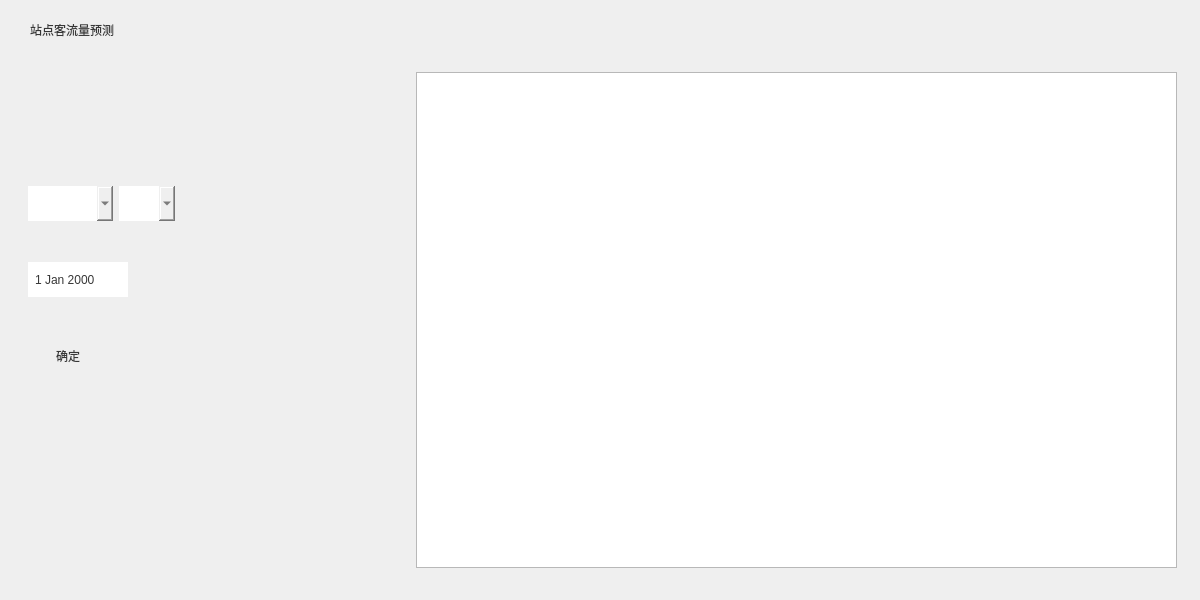
<?xml version="1.0" encoding="UTF-8"?>
<ui version="4.0">
 <class>card3</class>
 <widget class="QWidget" name="card3">
  <property name="geometry">
   <rect>
    <x>0</x>
    <y>0</y>
    <width>1200</width>
    <height>600</height>
   </rect>
  </property>
  <property name="windowTitle">
   <string>Form</string>
  </property>
  <property name="styleSheet">
   <string notr="true">#card3{
border-image: none;
}</string>
  </property>
  <layout class="QHBoxLayout" name="horizontalLayout">
   <property name="spacing">
    <number>0</number>
   </property>
   <property name="leftMargin">
    <number>0</number>
   </property>
   <property name="topMargin">
    <number>0</number>
   </property>
   <property name="rightMargin">
    <number>0</number>
   </property>
   <property name="bottomMargin">
    <number>0</number>
   </property>
   <item>
    <widget class="QWidget" name="main" native="true">
     <property name="styleSheet">
      <string notr="true">#main{
border-image: url(:/images/sideBar/black0.png) 0 0 0 0 stretch stretch;
border-radius: 12px;
}</string>
     </property>
     <layout class="QVBoxLayout" name="verticalLayout">
      <property name="spacing">
       <number>10</number>
      </property>
      <property name="leftMargin">
       <number>0</number>
      </property>
      <property name="topMargin">
       <number>10</number>
      </property>
      <property name="rightMargin">
       <number>0</number>
      </property>
      <property name="bottomMargin">
       <number>0</number>
      </property>
      <item>
       <widget class="QWidget" name="bar" native="true">
        <property name="minimumSize">
         <size>
          <width>0</width>
          <height>40</height>
         </size>
        </property>
        <property name="maximumSize">
         <size>
          <width>16777215</width>
          <height>40</height>
         </size>
        </property>
        <layout class="QHBoxLayout" name="horizontalLayout_3">
         <property name="spacing">
          <number>0</number>
         </property>
         <property name="leftMargin">
          <number>30</number>
         </property>
         <property name="topMargin">
          <number>0</number>
         </property>
         <property name="rightMargin">
          <number>25</number>
         </property>
         <property name="bottomMargin">
          <number>0</number>
         </property>
         <item>
          <widget class="QLabel" name="main_label">
           <property name="styleSheet">
            <string notr="true">color:rgb(55,55,55);</string>
           </property>
           <property name="text">
            <string>站点客流量预测</string>
           </property>
          </widget>
         </item>
         <item>
          <spacer name="horizontalSpacer">
           <property name="orientation">
            <enum>Qt::Orientation::Horizontal</enum>
           </property>
           <property name="sizeHint" stdset="0">
            <size>
             <width>1034</width>
             <height>20</height>
            </size>
           </property>
          </spacer>
         </item>
        </layout>
       </widget>
      </item>
      <item>
       <widget class="QWidget" name="content" native="true">
        <layout class="QHBoxLayout" name="horizontalLayout_2" stretch="0,0,0,0,0">
         <property name="spacing">
          <number>0</number>
         </property>
         <property name="sizeConstraint">
          <enum>QLayout::SizeConstraint::SetDefaultConstraint</enum>
         </property>
         <property name="leftMargin">
          <number>0</number>
         </property>
         <property name="topMargin">
          <number>0</number>
         </property>
         <property name="rightMargin">
          <number>0</number>
         </property>
         <property name="bottomMargin">
          <number>0</number>
         </property>
         <item>
          <spacer name="hsp3">
           <property name="orientation">
            <enum>Qt::Orientation::Horizontal</enum>
           </property>
           <property name="sizeHint" stdset="0">
            <size>
             <width>40</width>
             <height>20</height>
            </size>
           </property>
          </spacer>
         </item>
         <item>
          <widget class="QWidget" name="left" native="true">
           <property name="sizePolicy">
            <sizepolicy hsizetype="Preferred" vsizetype="Preferred">
             <horstretch>0</horstretch>
             <verstretch>0</verstretch>
            </sizepolicy>
           </property>
           <property name="minimumSize">
            <size>
             <width>398</width>
             <height>0</height>
            </size>
           </property>
           <property name="maximumSize">
            <size>
             <width>398</width>
             <height>16777215</height>
            </size>
           </property>
           <layout class="QVBoxLayout" name="verticalLayout_2">
            <property name="spacing">
             <number>6</number>
            </property>
            <property name="leftMargin">
             <number>9</number>
            </property>
            <property name="topMargin">
             <number>100</number>
            </property>
            <property name="rightMargin">
             <number>9</number>
            </property>
            <property name="bottomMargin">
             <number>200</number>
            </property>
            <item>
             <widget class="QWidget" name="leftcard" native="true">
              <property name="styleSheet">
               <string notr="true">#leftcard {
        background-image: url(:/images/sideBar/black2.png);
		border-radius: 12px;
    }
</string>
              </property>
              <layout class="QVBoxLayout" name="verticalLayout_3">
               <item>
                <widget class="QWidget" name="hang1" native="true">
                 <property name="styleSheet">
                  <string notr="true">QComboBox {
    border: none;
    border-image: url(:/images/sideBar/black2.png) 0 0 0 0 stretch stretch;
    color: rgb(55, 55, 55);
    padding: 5px;
}

QComboBox::drop-down {
    subcontrol-origin: padding;
    subcontrol-position: top right;
    border: none;
    border-image: url(:/images/sideBar/black2.png) 0 0 0 0 stretch stretch;
}

QComboBox:hover {
    border-image: url(:/images/sideBar/black3.png) 0 0 0 0 stretch stretch;
}

QComboBox QAbstractItemView {
    border-image: url(:/images/sideBar/black2.png) 0 0 0 0 stretch stretch;
    background: transparent;
}

QComboBox QAbstractItemView::item {
    border-image: url(:/images/sideBar/black2.png) 0 0 0 0 stretch stretch;
    color: rgb(55, 55, 55);
}

QComboBox QAbstractItemView::item:selected {
    border-image: url(:/images/sideBar/black3.png) 0 0 0 0 stretch stretch;
    color: rgb(55, 55, 55);
}
</string>
                 </property>
                 <layout class="QHBoxLayout" name="horizontalLayout_5">
                  <item>
                   <widget class="QComboBox" name="station">
                    <property name="sizePolicy">
                     <sizepolicy hsizetype="Preferred" vsizetype="Fixed">
                      <horstretch>0</horstretch>
                      <verstretch>0</verstretch>
                     </sizepolicy>
                    </property>
                    <property name="minimumSize">
                     <size>
                      <width>85</width>
                      <height>35</height>
                     </size>
                    </property>
                    <property name="maximumSize">
                     <size>
                      <width>85</width>
                      <height>35</height>
                     </size>
                    </property>
                    <property name="styleSheet">
                     <string notr="true">QComboBox::down-arrow {
    image: url(:/images/page3/station.png);
    width: 17px;
    height: 17px;
}</string>
                    </property>
                   </widget>
                  </item>
                  <item>
                   <widget class="QComboBox" name="hour">
                    <property name="minimumSize">
                     <size>
                      <width>56</width>
                      <height>35</height>
                     </size>
                    </property>
                    <property name="maximumSize">
                     <size>
                      <width>56</width>
                      <height>35</height>
                     </size>
                    </property>
                    <property name="styleSheet">
                     <string notr="true">QComboBox::down-arrow {
    image: url(:/images/page0/hour.png);
    width: 17px;
    height: 17px;
}</string>
                    </property>
                   </widget>
                  </item>
                  <item>
                   <spacer name="horizontalSpacer_4">
                    <property name="orientation">
                     <enum>Qt::Orientation::Horizontal</enum>
                    </property>
                    <property name="sizeHint" stdset="0">
                     <size>
                      <width>40</width>
                      <height>20</height>
                     </size>
                    </property>
                   </spacer>
                  </item>
                 </layout>
                </widget>
               </item>
               <item>
                <widget class="QWidget" name="hang2" native="true">
                 <property name="styleSheet">
                  <string notr="true">QDateEdit {
    border: none;
    border-image: url(:/images/sideBar/black2.png) 0 0 0 0 stretch stretch;
    color: rgb(55, 55, 55);
    padding: 5px;
}

QLabel {
	color: rgb(55,55,55);

}
</string>
                 </property>
                 <layout class="QHBoxLayout" name="horizontalLayout_6">
                  <item>
                   <widget class="QDateEdit" name="chooseTime">
                    <property name="minimumSize">
                     <size>
                      <width>100</width>
                      <height>35</height>
                     </size>
                    </property>
                    <property name="maximumSize">
                     <size>
                      <width>100</width>
                      <height>35</height>
                     </size>
                    </property>
                    <property name="buttonSymbols">
                     <enum>QAbstractSpinBox::ButtonSymbols::NoButtons</enum>
                    </property>
                   </widget>
                  </item>
                  <item>
                   <widget class="QLabel" name="arrow">
                    <property name="minimumSize">
                     <size>
                      <width>20</width>
                      <height>20</height>
                     </size>
                    </property>
                    <property name="maximumSize">
                     <size>
                      <width>20</width>
                      <height>20</height>
                     </size>
                    </property>
                    <property name="styleSheet">
                     <string notr="true">border-image: url(:/images/page3/arrow.png) 0 0 0 0 stretch stretch;</string>
                    </property>
                    <property name="text">
                     <string/>
                    </property>
                   </widget>
                  </item>
                  <item>
                   <widget class="QWidget" name="widget" native="true">
                    <property name="minimumSize">
                     <size>
                      <width>10</width>
                      <height>0</height>
                     </size>
                    </property>
                    <property name="maximumSize">
                     <size>
                      <width>10</width>
                      <height>16777215</height>
                     </size>
                    </property>
                   </widget>
                  </item>
                  <item>
                   <widget class="QLabel" name="aimTime">
                    <property name="minimumSize">
                     <size>
                      <width>0</width>
                      <height>35</height>
                     </size>
                    </property>
                    <property name="maximumSize">
                     <size>
                      <width>16777215</width>
                      <height>35</height>
                     </size>
                    </property>
                    <property name="text">
                     <string/>
                    </property>
                   </widget>
                  </item>
                  <item>
                   <spacer name="horizontalSpacer_3">
                    <property name="orientation">
                     <enum>Qt::Orientation::Horizontal</enum>
                    </property>
                    <property name="sizeHint" stdset="0">
                     <size>
                      <width>40</width>
                      <height>20</height>
                     </size>
                    </property>
                   </spacer>
                  </item>
                 </layout>
                </widget>
               </item>
               <item>
                <widget class="QWidget" name="hang3" native="true">
                 <layout class="QHBoxLayout" name="horizontalLayout_7">
                  <item>
                   <widget class="QPushButton" name="confirm">
                    <property name="minimumSize">
                     <size>
                      <width>80</width>
                      <height>35</height>
                     </size>
                    </property>
                    <property name="maximumSize">
                     <size>
                      <width>80</width>
                      <height>35</height>
                     </size>
                    </property>
                    <property name="styleSheet">
                     <string notr="true">#confirm {
        border: none;
		outline: none;
        background-image: url(:/images/sideBar/black3.png);
		border-radius: 12px;
		color: rgb(55, 55, 55);
    }
#confirm:hover {
        background-image: url(:/images/sideBar/black4.png);
    }
#confirm:pressed {
        background-image: url(:/images/sideBar/black4.png);
    }</string>
                    </property>
                    <property name="text">
                     <string>确定</string>
                    </property>
                   </widget>
                  </item>
                  <item>
                   <spacer name="horizontalSpacer_2">
                    <property name="orientation">
                     <enum>Qt::Orientation::Horizontal</enum>
                    </property>
                    <property name="sizeHint" stdset="0">
                     <size>
                      <width>40</width>
                      <height>20</height>
                     </size>
                    </property>
                   </spacer>
                  </item>
                 </layout>
                </widget>
               </item>
              </layout>
             </widget>
            </item>
           </layout>
          </widget>
         </item>
         <item>
          <widget class="QWidget" name="lineshow" native="true">
           <property name="sizePolicy">
            <sizepolicy hsizetype="Ignored" vsizetype="Preferred">
             <horstretch>0</horstretch>
             <verstretch>0</verstretch>
            </sizepolicy>
           </property>
           <property name="minimumSize">
            <size>
             <width>0</width>
             <height>0</height>
            </size>
           </property>
           <property name="maximumSize">
            <size>
             <width>16777215</width>
             <height>16777215</height>
            </size>
           </property>
           <layout class="QHBoxLayout" name="horizontalLayout_4">
            <property name="spacing">
             <number>0</number>
            </property>
            <property name="leftMargin">
             <number>0</number>
            </property>
            <property name="topMargin">
             <number>10</number>
            </property>
            <property name="rightMargin">
             <number>0</number>
            </property>
            <property name="bottomMargin">
             <number>20</number>
            </property>
            <item>
             <spacer name="hsp2">
              <property name="orientation">
               <enum>Qt::Orientation::Horizontal</enum>
              </property>
              <property name="sizeHint" stdset="0">
               <size>
                <width>40</width>
                <height>20</height>
               </size>
              </property>
             </spacer>
            </item>
            <item>
             <widget class="QFrame" name="line">
              <property name="sizePolicy">
               <sizepolicy hsizetype="Fixed" vsizetype="Expanding">
                <horstretch>0</horstretch>
                <verstretch>0</verstretch>
               </sizepolicy>
              </property>
              <property name="minimumSize">
               <size>
                <width>2</width>
                <height>0</height>
               </size>
              </property>
              <property name="maximumSize">
               <size>
                <width>2</width>
                <height>16777215</height>
               </size>
              </property>
              <property name="styleSheet">
               <string notr="true">#line { background:rgba(55,55,55,40); }</string>
              </property>
              <property name="frameShape">
               <enum>QFrame::Shape::NoFrame</enum>
              </property>
              <property name="frameShadow">
               <enum>QFrame::Shadow::Raised</enum>
              </property>
              <property name="lineWidth">
               <number>0</number>
              </property>
             </widget>
            </item>
            <item>
             <spacer name="hsp1">
              <property name="orientation">
               <enum>Qt::Orientation::Horizontal</enum>
              </property>
              <property name="sizeHint" stdset="0">
               <size>
                <width>40</width>
                <height>20</height>
               </size>
              </property>
             </spacer>
            </item>
           </layout>
          </widget>
         </item>
         <item>
          <widget class="QWidget" name="right" native="true">
           <property name="sizePolicy">
            <sizepolicy hsizetype="Preferred" vsizetype="Preferred">
             <horstretch>0</horstretch>
             <verstretch>0</verstretch>
            </sizepolicy>
           </property>
           <property name="minimumSize">
            <size>
             <width>800</width>
             <height>0</height>
            </size>
           </property>
           <property name="maximumSize">
            <size>
             <width>800</width>
             <height>16777215</height>
            </size>
           </property>
           <layout class="QHBoxLayout" name="layout2">
            <property name="spacing">
             <number>0</number>
            </property>
            <property name="leftMargin">
             <number>5</number>
            </property>
            <property name="topMargin">
             <number>0</number>
            </property>
            <property name="rightMargin">
             <number>10</number>
            </property>
            <property name="bottomMargin">
             <number>20</number>
            </property>
            <item>
             <widget class="QWidget" name="rightcard" native="true">
              <property name="styleSheet">
               <string notr="true">#rightcard {
        background-image: url(:/images/sideBar/black2.png);
		border-radius: 12px;
    }
</string>
              </property>
              <layout class="QVBoxLayout" name="verticalLayout_4">
               <property name="leftMargin">
                <number>12</number>
               </property>
               <property name="topMargin">
                <number>12</number>
               </property>
               <property name="rightMargin">
                <number>12</number>
               </property>
               <property name="bottomMargin">
                <number>12</number>
               </property>
               <item>
                <widget class="QTableView" name="tableView">
                 <property name="styleSheet">
                  <string notr="true">#tableView {                       /* ① 网格线颜色 */
    gridline-color: rgba(55,55,55,40);       /* 亮灰，可改成任意 16 进制色 / rgba() */
	border-image: url(:/images/sideBar/black2.png) 0 0 0 0 stretch stretch;
    font-size: 16px;

}

QHeaderView::section {

    border-image: url(:/images/sideBar/black4.png) 0 0 0 0 stretch stretch;
    color: rgb(55,55,55);
	qproperty-alignment: 'AlignCenter';   /* 水平 + 垂直居中 */
    font-size: 18px;  
}

QTableView::item {                 /* ② 普通状态文字颜色 */
    color: rgb(55,55,55);                /* 深灰 */
 	qproperty-alignment: 'AlignCenter';   /* 水平 + 垂直居中 */
    border-left: 1px solid rgba(55, 55, 55, 40); /* 给每个单元格加左边框 */

}</string>
                 </property>
                 <property name="verticalScrollBarPolicy">
                  <enum>Qt::ScrollBarPolicy::ScrollBarAlwaysOff</enum>
                 </property>
                 <property name="editTriggers">
                  <set>QAbstractItemView::EditTrigger::NoEditTriggers</set>
                 </property>
                 <property name="selectionMode">
                  <enum>QAbstractItemView::SelectionMode::NoSelection</enum>
                 </property>
                 <attribute name="verticalHeaderVisible">
                  <bool>false</bool>
                 </attribute>
                </widget>
               </item>
              </layout>
             </widget>
            </item>
           </layout>
          </widget>
         </item>
         <item>
          <spacer name="hsp4">
           <property name="orientation">
            <enum>Qt::Orientation::Horizontal</enum>
           </property>
           <property name="sizeHint" stdset="0">
            <size>
             <width>40</width>
             <height>20</height>
            </size>
           </property>
          </spacer>
         </item>
        </layout>
       </widget>
      </item>
     </layout>
    </widget>
   </item>
  </layout>
 </widget>
 <resources/>
 <connections/>
</ui>
